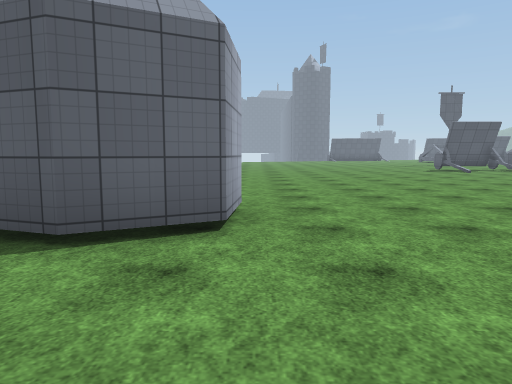
view 1 (above)

22 first-person views from a walk through a scene from a Unity 3-D project. The camera is 1.4 m above the floor, tilts 6° down and sees 70° across. The floor is counted in squares, 2 m on a side. Each view is taken from the middle of a square. On the plan, view 1 faces up. The plan holds only what a view shows up to about 11 squares ahead; the rest is blank. The place goes on beyond the plan. The player character is not drawn. Some animated figures are left out. Surface patterns are stand-ins for the level's own textures.

view 2
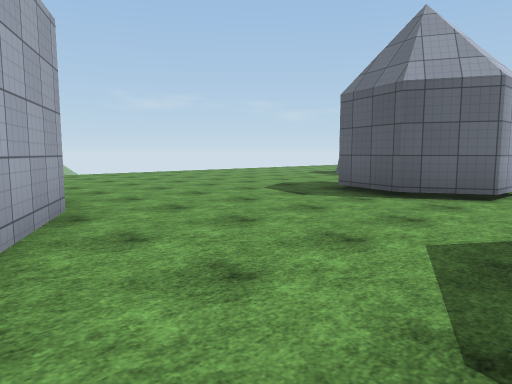

view 3
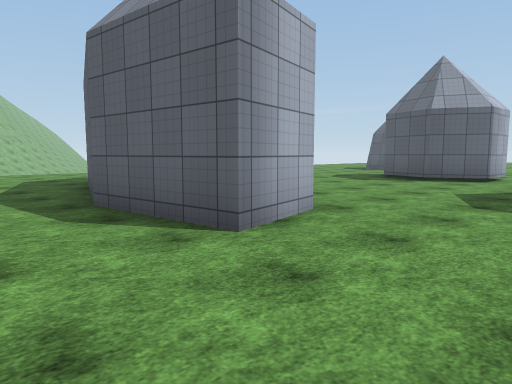

view 4
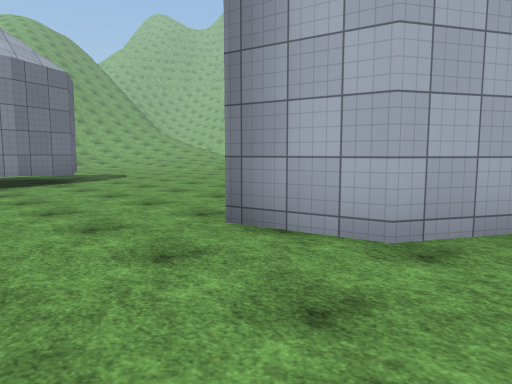

view 5
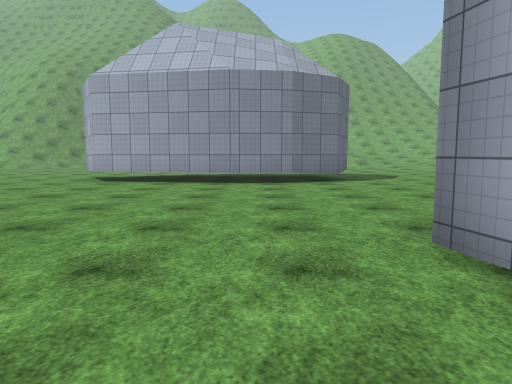

view 6
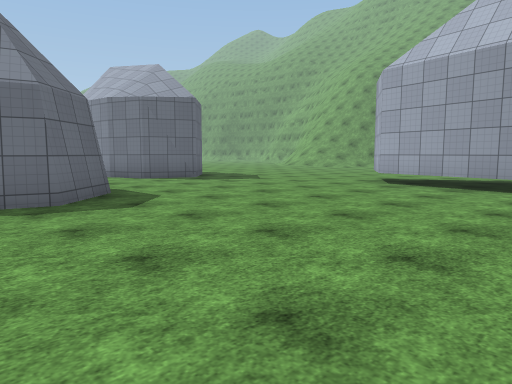

view 7
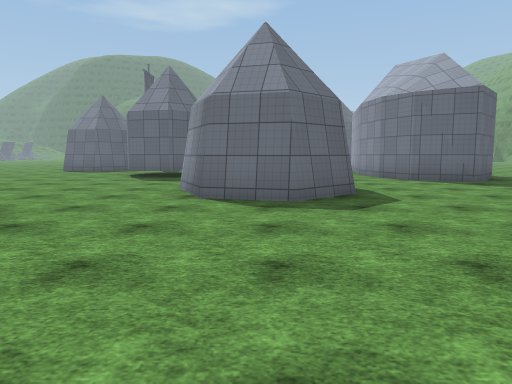

view 8
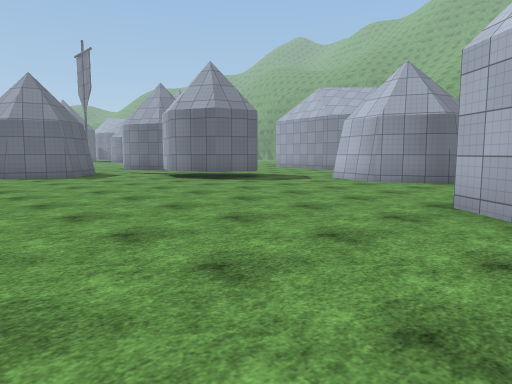

view 9
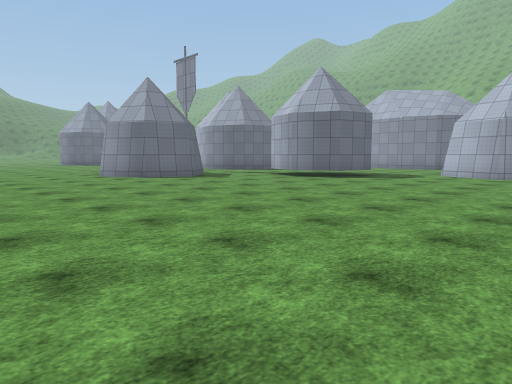

view 10
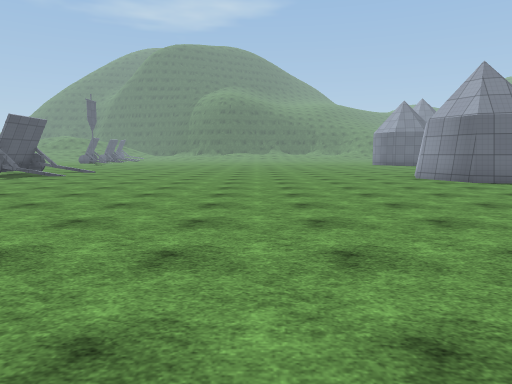

view 11
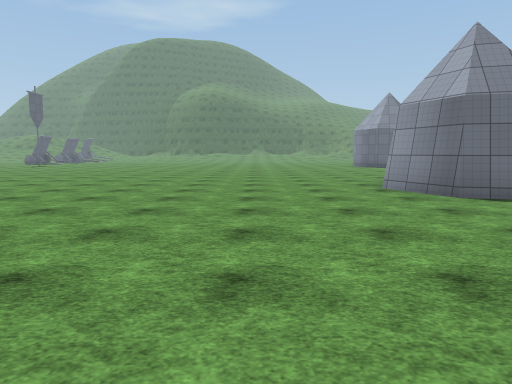

view 12
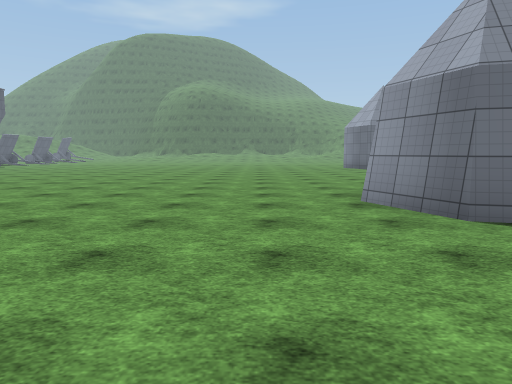

view 13
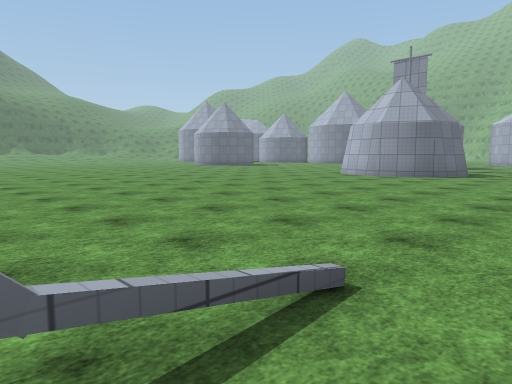

view 14
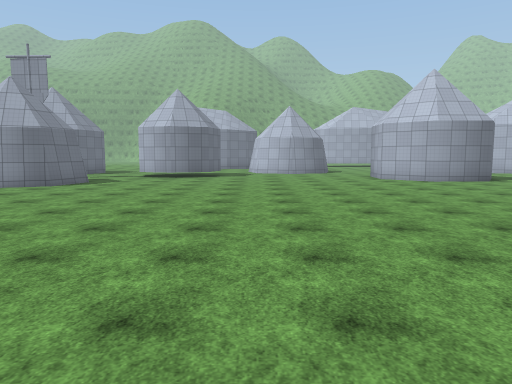

view 15
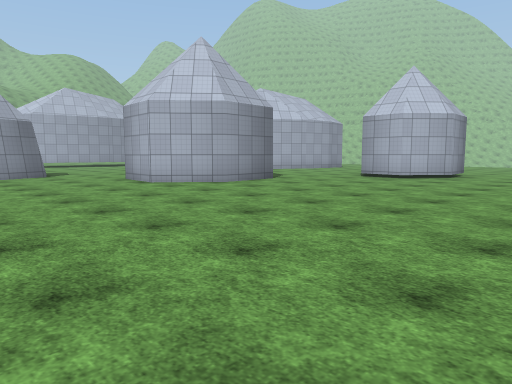

view 16
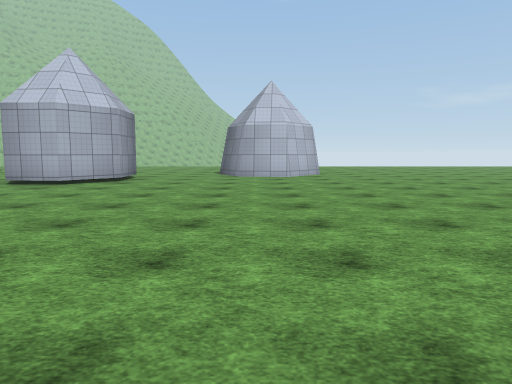

view 17
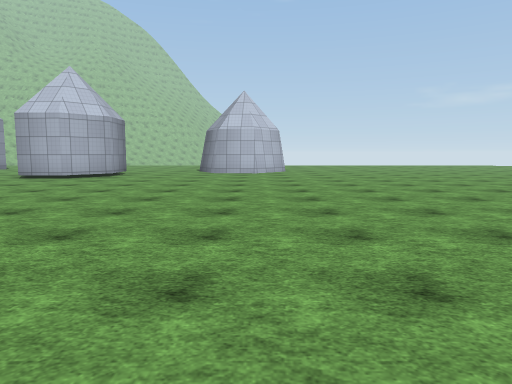

view 18
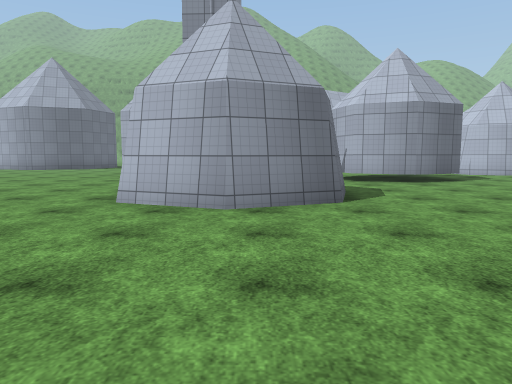

view 19
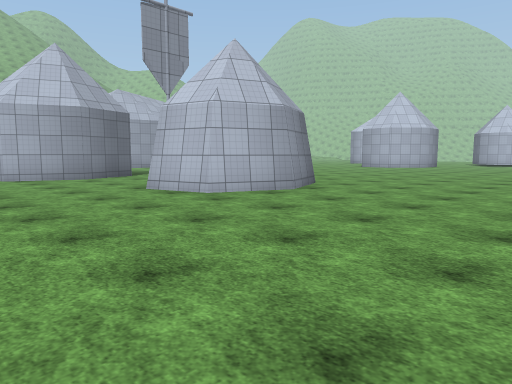

view 20
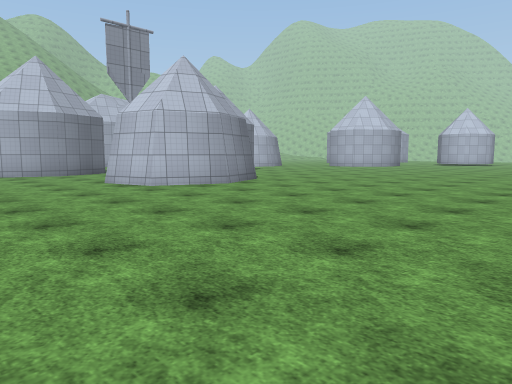

view 21
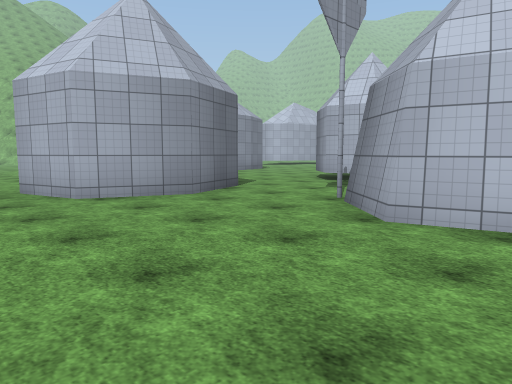

view 22
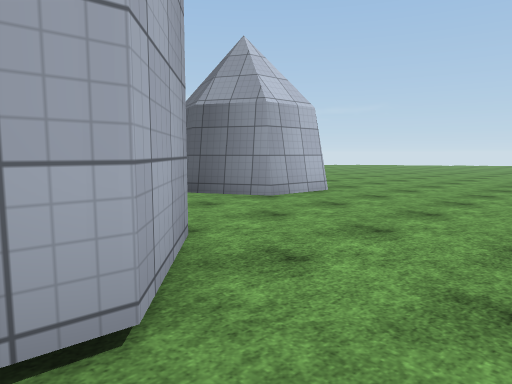

### Floor plan
Points are (right, up) in squares from view 1. A wall is a line through its corners. A room is listed if a view was taken in it or the views show most of it. See-through windows are left out.
Room 1 (view 1)
walls: (-3.6, -1.6) (-0.7, -3.2); (-0.3, 3.3) (-1.5, 2.7) (-3, 3.2)
ways out: opening at (0.5, -1.5) to room 2; opening at (1, 2) to room 3
Room 2 (views 2, 3, 4, 5, 6, 7)
walls: (11.7, -7.6) (12.2, -7.6); (11.1, -10.6) (9.9, -9.4) (10.5, -8.1) (11.8, -7.6); (7.5, -5.7) (6.4, -4.6) (6.8, -3.2) (8.4, -2.6); (1.5, -10.5) (5, -11.2) (5.9, -12.6); (14.5, -0.3) (14.9, -1.5) (13.9, -2.6); (17.6, -1.9) (19.3, -1.3); (-0.7, -3.2) (-0.4, -4.8) (-3, -5.1) (-3.6, -4.9); (-1.6, -12.6) (-1, -11.2) (0.1, -10.7) (1.6, -10.5); (21, -1.9) (21.4, -3.6)
ways out: opening at (0.5, -1.5) to room 1; opening at (6.5, -2) to room 3; opening at (11, -3) to room 3; opening at (18.8, -0.8) to room 3
Room 3 (views 8, 9, 10, 11, 12, 13, 14, 15, 16, 17, 18, 19, 20, 21, 22)
walls: (-3.1, 10) (-3.2, 8.6) (-3.5, 8.4); (15.4, 2.2) (15.8, 3.7) (17.4, 4.4) (19, 3.7) (19.3, 2.4) (18.1, 1.1); (2.3, 2) (4.1, 2.1) (5.5, 0.9) (5.4, -0.7); (-2.8, 5.5) (-1.3, 5.6) (-0.2, 4.6) (-0.3, 3.3); (11.9, -1.9) (11.5, -1.5) (11.8, -0.3) (13.2, 0.3) (14.5, -0.3); (8.4, -2.6) (10, -3.2); (19.3, -1.3) (21, -1.9)
ways out: opening at (1, 2) to room 1; opening at (6.5, -2) to room 2; opening at (11, -3) to room 2; opening at (18.8, -0.8) to room 2

Where each view was taken, in squares from view 1:
view 1: 0 up, 0 right, facing up
view 2: 3 down, 1 right, facing up-left
view 3: 7 down, 2 right, facing up-left
view 4: 2 down, 2 right, facing down-left
view 5: 2 down, 1 right, facing down
view 6: 3 down, 1 right, facing down-right
view 7: 4 down, 1 right, facing right
view 8: 6 up, 4 right, facing down-right
view 9: 9 up, 6 right, facing down-right
view 10: 9 up, 7 right, facing right
view 11: 7 up, 10 right, facing right
view 12: 6 up, 12 right, facing right
view 13: 15 up, 12 right, facing down-right
view 14: 14 up, 10 right, facing down
view 15: 9 up, 10 right, facing down-left
view 16: 9 up, 8 right, facing left
view 17: 10 up, 10 right, facing left
view 18: 9 up, 17 right, facing down
view 19: 9 up, 23 right, facing down-left
view 20: 11 up, 23 right, facing down-left
view 21: 4 up, 23 right, facing down-left
view 22: 4 up, 1 right, facing up-left
